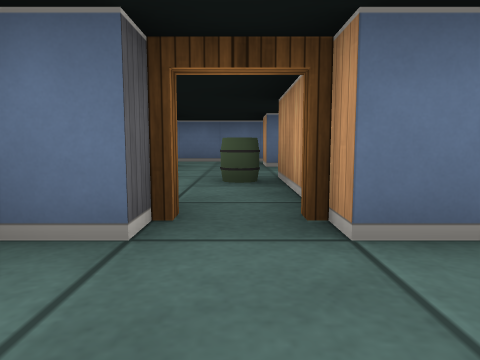
view 1 (above)

16 first-person views from a walk through a cub3D maze. The camera is about half as high as the walls, tilts 6° down and sees 70° across. The floor is counted in squares. Each view is taken from the middle of a square. On the plan, view 1 faces up. The plan holds only what a view shows up to about 9 squares ahead; the rest is blank.

view 2
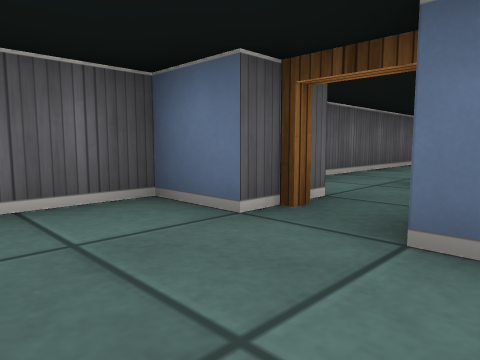

view 3
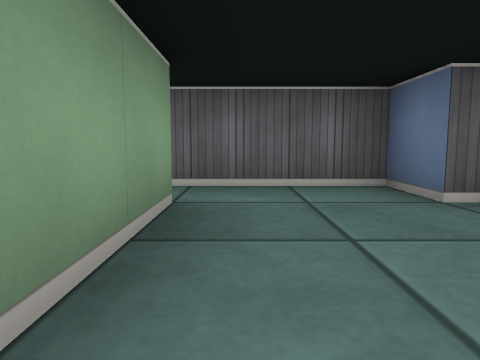

view 4
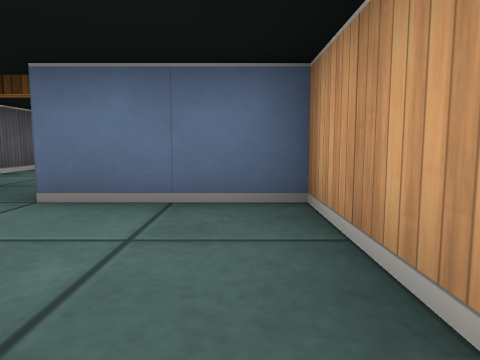

view 5
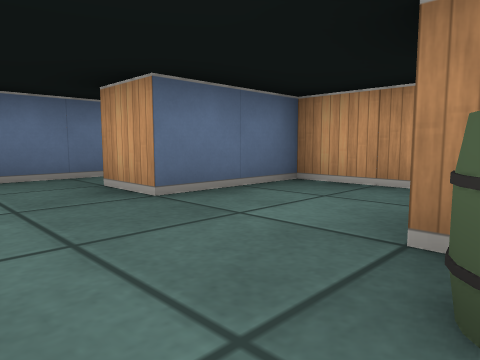

view 6
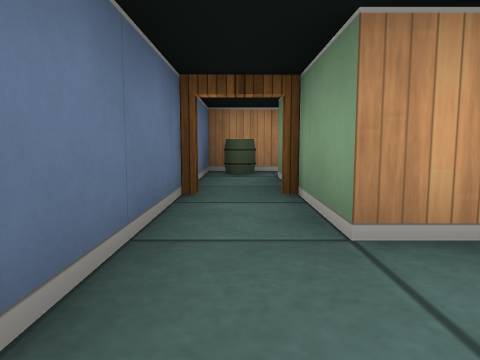

view 7
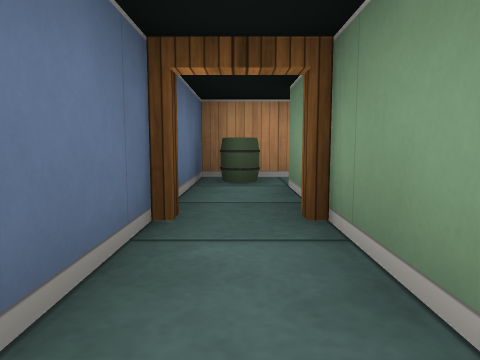

view 8
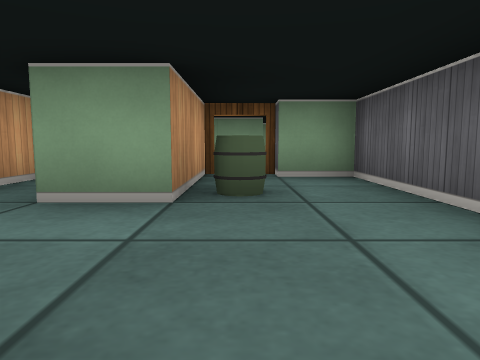

view 9
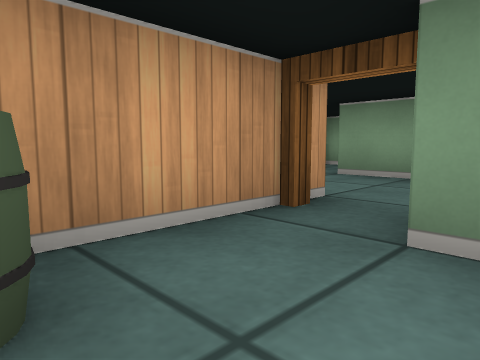

view 10
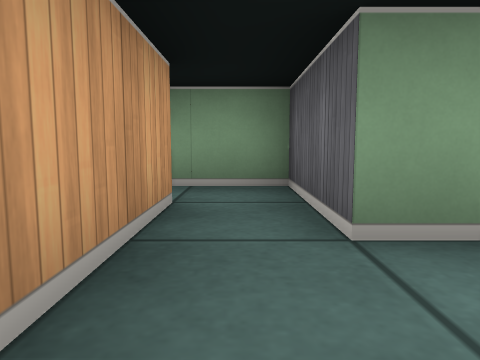

view 11
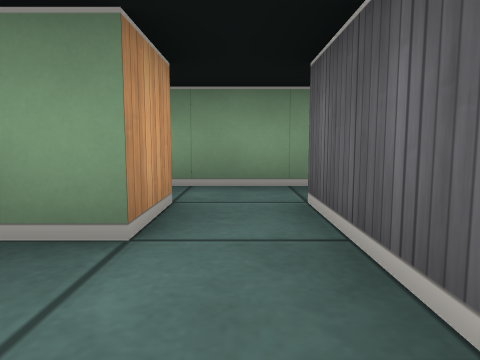

view 12
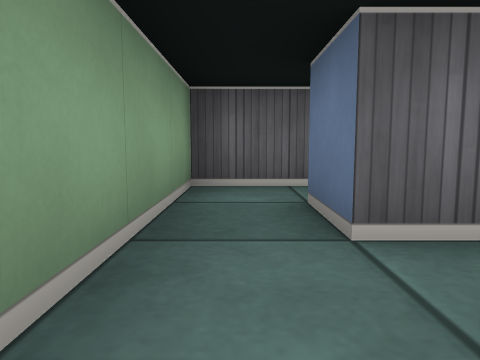

view 13
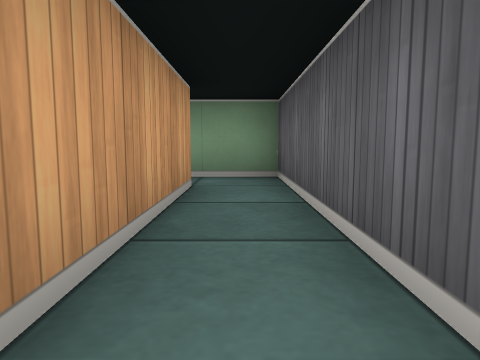

view 14
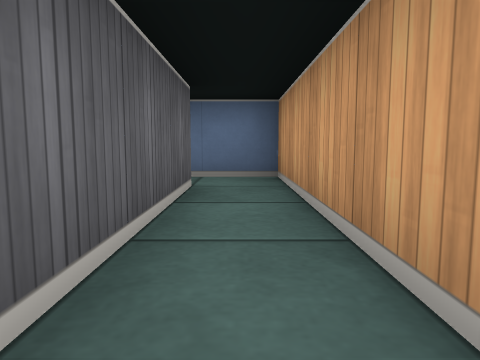

view 15
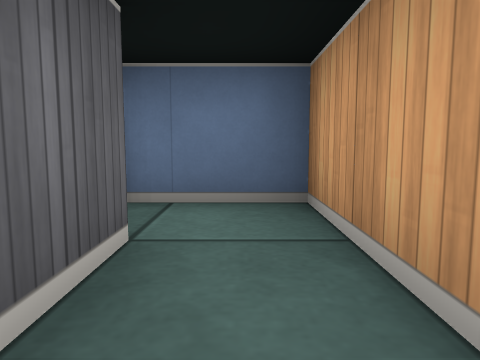

view 16
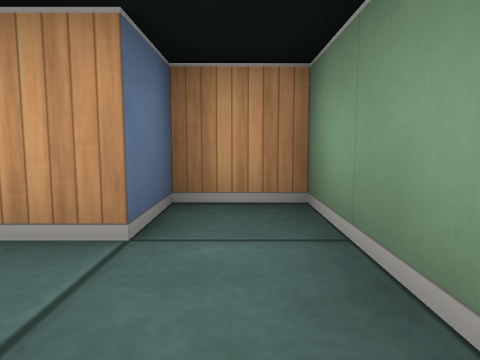

### Floor plan
Ten units are one square. View 1 is at (0, 0); x grows to the right and y downward. Boxes are objects, and circles mark ways between rooms. Rooms are numbered by the first view taken in them; rooms with no view inside come last. Other rooms are left out.
<svg viewBox="-45 -90 95 120">
<path fill="none" stroke="#000" d="M-5 -15 -15 -15 -15 5M-5 5 15 5M15 -15 5 -15M15 5 15 25 30 25M25 15 25 -15 15 -15M-15 -65 -15 -25 -5 -25M15 -65 5 -65M5 -15 5 -45 15 -45M-15 -75 -15 -65M5 -65 5 -75 20 -75M21 -85 -16 -85M-15 25 5 25 5 15 -5 15 -5 5M-15 5 -15 15M-15 15 -25 15 -25 -35 -39 -35M-35 -25 -35 25 -15 25M25 -51 25 -65 15 -65M25 -28 25 -35M20 -75 35 -75M45 -72 45 -85 21 -85"/>
<rect x="-5" y="-45" width="10" height="10" fill="#bbb"><title>barrel</title></rect>
<rect x="35" y="-85" width="10" height="10" fill="#bbb"><title>barrel</title></rect>
<circle cx="5" cy="-5" r="3" fill="#2a7"/>
<circle cx="0" cy="-20" r="3" fill="#2a7"/>
<circle cx="-10" cy="10" r="3" fill="#2a7"/>
<circle cx="-5" cy="-70" r="3" fill="#2a7"/>
<circle cx="10" cy="-55" r="3" fill="#2a7"/>
<circle cx="20" cy="-80" r="3" fill="#2a7"/>
<circle cx="-20" cy="20" r="3" fill="#2a7"/>
<text x="0" y="-10">1</text>
<text x="20" y="0">2</text>
<text x="0" y="-50">3</text>
<text x="0" y="-80">4</text>
<text x="-10" y="20">5</text>
<text x="-30" y="0">6</text>
<text x="20" y="-50">7</text>
<text x="30" y="-80">8</text>
</svg>
Room 1 opens to room 2. Room 1 opens to room 3. Room 1 opens to room 5. Room 3 opens to room 4. Room 3 opens to room 7. Room 4 opens to room 8. Room 5 opens to room 6.

Where each view was taken, in squares from view 1:
view 1: 0 up, 0 right, facing up
view 2: 0 up, 1 right, facing up-left
view 3: 0 up, 2 right, facing left
view 4: 1 down, 2 right, facing up
view 5: 4 up, 1 left, facing up-right
view 6: 8 up, 1 left, facing right
view 7: 8 up, 0 right, facing right
view 8: 7 up, 0 right, facing down
view 9: 4 up, 1 left, facing down-right
view 10: 1 up, 2 right, facing down
view 11: 1 up, 1 left, facing down
view 12: 2 down, 0 right, facing left
view 13: 2 up, 3 left, facing down
view 14: 1 down, 3 left, facing up
view 15: 1 up, 3 left, facing up
view 16: 2 down, 2 left, facing right
